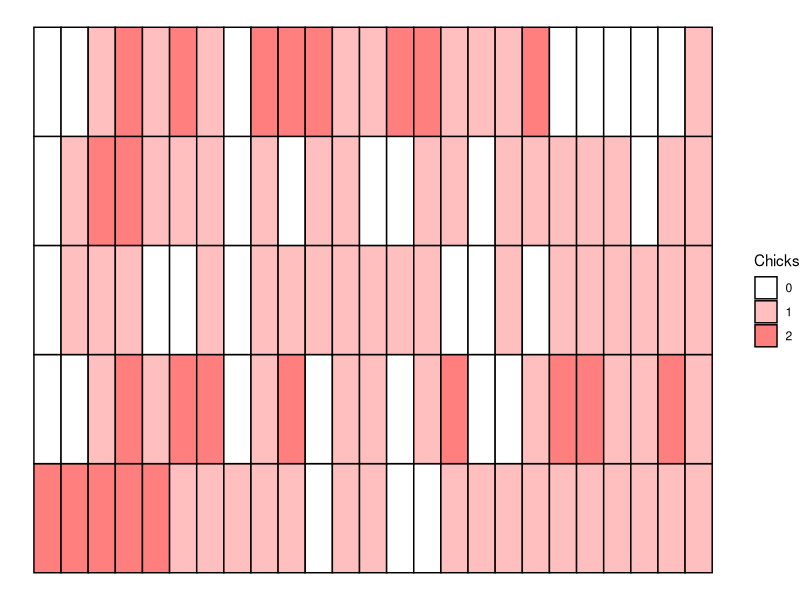

Recreate this plot in R.
######################
#Script to plot simulated data time series
#
#0,1,2 chicks for specified number of nests in tile plot
#
######################


# load packages -----------------------------------------------------------


library(ggplot2)
library(reshape2)


# function to sim data ----------------------------------------------------



#function to simulate time series
sim_data_fun <- function(PHI_MAT, P_MAT, N_NESTS, TYPE)
{
  #PHI_MAT <- PHI
  #P_MAT <- P
  #N_NESTS <- nests
  
  TS_LEN <- NROW(PHI_MAT) + 1
  CH <- matrix(0, 
               ncol = N_NESTS, 
               nrow = TS_LEN)
  
  for (i in 1:N_NESTS)
  {
    #i <- 1
    
    if (TYPE == 'TWO')
    {
      CH[i,1] <- 2 
      t_SP <- c(2, rep(NA, TS_LEN-1))
    }
    if (TYPE == 'ONE')
    {
      CH[i,1] <- 1
      t_SP <- c(1, rep(NA, TS_LEN-1))
    }
    
    for (t in 2:TS_LEN)
    {
      #t <- 2
      #TRUE STATE
      t_SP[t] <- rbinom(1, size = t_SP[t-1], prob = PHI_MAT[t-1,i])
      
      #OBSERVED STATE
      t_DP <- rbinom(1, size = t_SP[t], prob = P_MAT[t-1, i])
      CH[t,i] <- t_DP
    }
  }
  return(CH)
}


# specify params ----------------------------------------------------------



nests <- 5
n_ts <- 25


P <- matrix(rep(0.7, times = nests*n_ts),
            ncol = nests)


PHI <- matrix(rep(0.97, (n_ts - 1) * nests),
              ncol = nests)



# simulate data -----------------------------------------------------------


sim_data <- sim_data_fun(PHI, P, nests, TYPE = 'TWO')
ns_data <- melt(sim_data)
colnames(ns_data) <- c('time', 'nest', 'chicks')



# plot data ---------------------------------------------------------------

ggplot(data = ns_data, aes(x = time, y = nest)) + 
  geom_tile(aes(fill = cut(chicks, breaks = 3, labels = 0:2)), 
            color = 'black', size = 0.5) +
  scale_fill_manual(values = colorRampPalette(c("white","red"))(5), 
                    na.value = "#EEEEEE", name = "Chicks") +
  theme_void()
